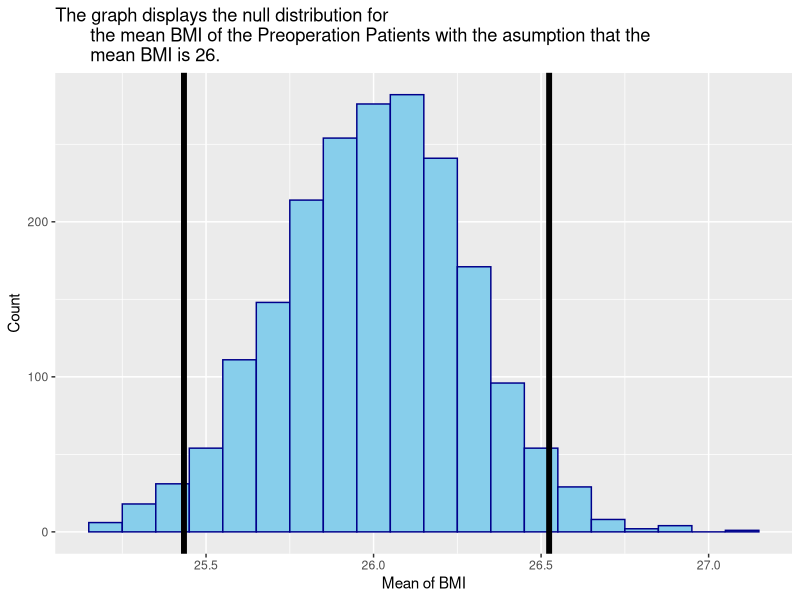

R code for this plot:
## ---- chunk 1
library(tidyverse)
licorice <- read_csv("data/licorice.csv") 
## ---- chunk 2
c_licorice <- licorice %>% filter(!is.na(pacu30min_throatPain))

n_sims <- 1000
set.seed(1)
boot_dist = numeric(n_sims)

for (i in 1:n_sims){
  set.seed(i)
  indices <- sample(1:nrow(c_licorice), replace = TRUE)
  boot_mean <- c_licorice %>%
    slice(indices) %>%
    summarize(boot_meean = mean(pacu30min_throatPain)) %>% pull()
  boot_dist[i] = boot_mean
  
  
  
}
boot_means <- tibble(boot_dist)
boot_means %>% summarize(Lower = quantile(boot_dist, 0.025),
                         Upper = quantile(boot_dist, 0.975)) %>% 
  knitr::kable()
t.test(c_licorice$pacu30min_throatPain, conf.level = .95)
## ---- chunk 3

b_licorice <- licorice %>% summarize(mean_b = mean(preOp_calcBMI))

set.seed(2)
n_sims <- 2000
boot_dist = numeric(n_sims) 
for(i in 1:n_sims){ 
  set.seed(i) 
  indices <- sample(1:nrow(licorice), replace = T)
  boot_mean <- licorice %>%
    slice(indices) %>%                    
    summarize(boot_mean = mean(preOp_calcBMI)) %>% 
    pull()
  
  boot_dist[i] <- boot_mean 
} 
mu_0 = 26
boot_means <- tibble(boot_dist)

offset <- boot_means %>% 
  summarize(mu_0 - mean(boot_dist) )%>% pull()
boot_means <- tibble(boot_dist)
boot_means %>% summarize(Lower = quantile(boot_dist, 0.025),
                         Upper = quantile(boot_dist, 0.975)) %>% 
  knitr::kable()
boot_means <- boot_means %>% 
  mutate(shifted_means = boot_dist+offset)
ggplot(data = boot_means, aes(x = shifted_means)) +
  geom_histogram(binwidth = 0.1, color = "darkblue", fill = "skyblue") + 
  labs(x = "Mean of BMI", 
       y = "Count",
       title = "The graph displays the null distribution for 
       the mean BMI of the Preoperation Patients with the asumption that the 
       mean BMI is 26.") +
  geom_vline(xintercept = quantile(boot_means$shifted_means, 0.025), 
             lwd = 2, 
             color = "black") +
  geom_vline(xintercept = quantile(boot_means$shifted_means, 0.975),
             lwd= 2,
             color = "black")


obs <- licorice %>% 
  summarize(mean(preOp_calcBMI)) %>%
  pull()
dif <- mu_0 - obs
boot_means <- boot_means %>%
  mutate(shifted_means = boot_dist + offset)

boot_means1 <- boot_means %>%
  mutate(extreme = ifelse(shifted_means <=obs| 
                            shifted_means >=mu_0 + dif, 1,0))%>%
  count(extreme) %>% 
  mutate(prob = n / sum(n)) %>% 
  select(prob) %>% 
  slice(2)
boot_means1 %>% knitr::kable()

## ---- chunk 4

B_pain <- c_licorice %>% 
  mutate(asapain = ifelse(pacu30min_throatPain >0, 1, 0)) 


t.test(B_pain$preOp_asa ~ asapain, 
       data = B_pain,
       mu = 0,
       var.equal = FALSE,
       alternative = "two.sided",
       conf.level = 0.95)







## ---- chunk 5
t.test(pacu30min_throatPain ~ treat, 
       data = c_licorice,
       mu = 0,
       var.equal = FALSE,
       alternative = "greater",
       conf.level = 0.95)


## ---- chunk 6
set.seed(5)
cc_licorice <- c_licorice %>% 
  mutate(pain = ifelse(pacu30min_throatPain >0 | pacu30min_swallowPain >0, 1, 0)) 
sugar <- cc_licorice %>% 
  filter(treat == 0 ) 
licorice_l <- cc_licorice %>% 
  filter(treat == 1 )
n_sims <- 2000
boot_diffs <- numeric(n_sims)


for(i in 1:n_sims){
  # create indices
  indices_h <- sample(1:nrow(sugar), replace = T)
  indices_p <- sample(1:nrow(licorice_l), replace = T)
  # bootstrap est. group means
  temp_h <- sugar %>% 
    slice(indices_h) %>% 
    summarize(mean1 = mean(pain)) %>% 
    select(mean1) %>% 
    pull()
  temp_p <- licorice_l %>% 
    slice(indices_p) %>% 
    summarize(mean_jitter = mean(pain)) %>% 
    select(mean_jitter) %>% 
    pull()

  boot_diffs[i] <- temp_h - temp_p
}
boot_diffs <- tibble(diffs = boot_diffs)
boot_diffs %>% 
  summarize(lower = quantile(diffs, 0.025),
            upper = quantile(diffs, 0.975))
obs_diff <- boot_diffs %>% 
  summarize(obs_diff = mean(diffs)) %>% 
  pull()
offset <- boot_diffs %>% 
  summarize(offset = 0 - mean(diffs)) %>% 
  pull()
null_dist <- boot_diffs %>% 
  mutate(centered_diffs = diffs + offset) %>% 
  select(centered_diffs)
null_dist %>% 
  mutate(extreme = ifelse(centered_diffs > abs(obs_diff), 1, 0)) %>% 
  summarize(p_val = mean(extreme))

